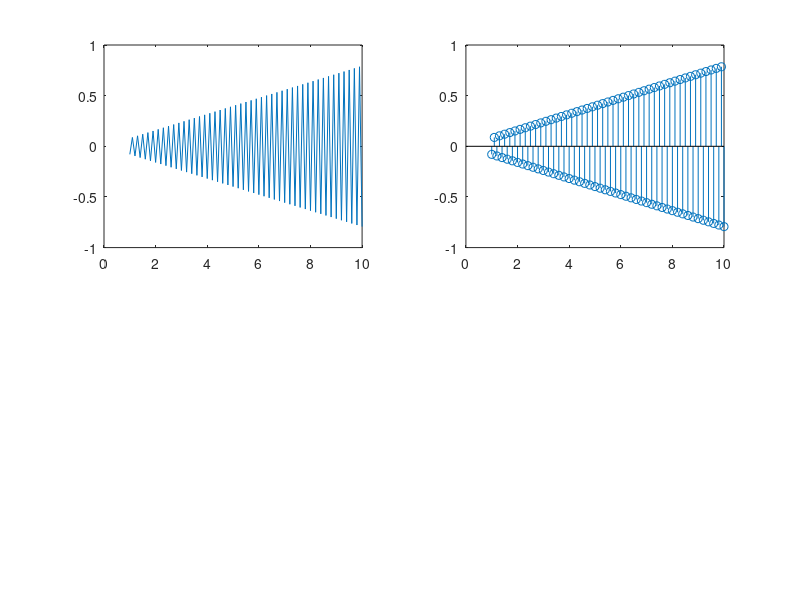

Reproduce this figure in MATLAB.
clear all
close all
clc
clf
x=input("enter the amlitude   ");
f=input("enter the freq  ");
t=[1:0.1:10];
y=x*sin(2*3.14*f*t);
subplot(2,2,1);
plot(t,y);
subplot(2,2,2);
stem(t,y);
